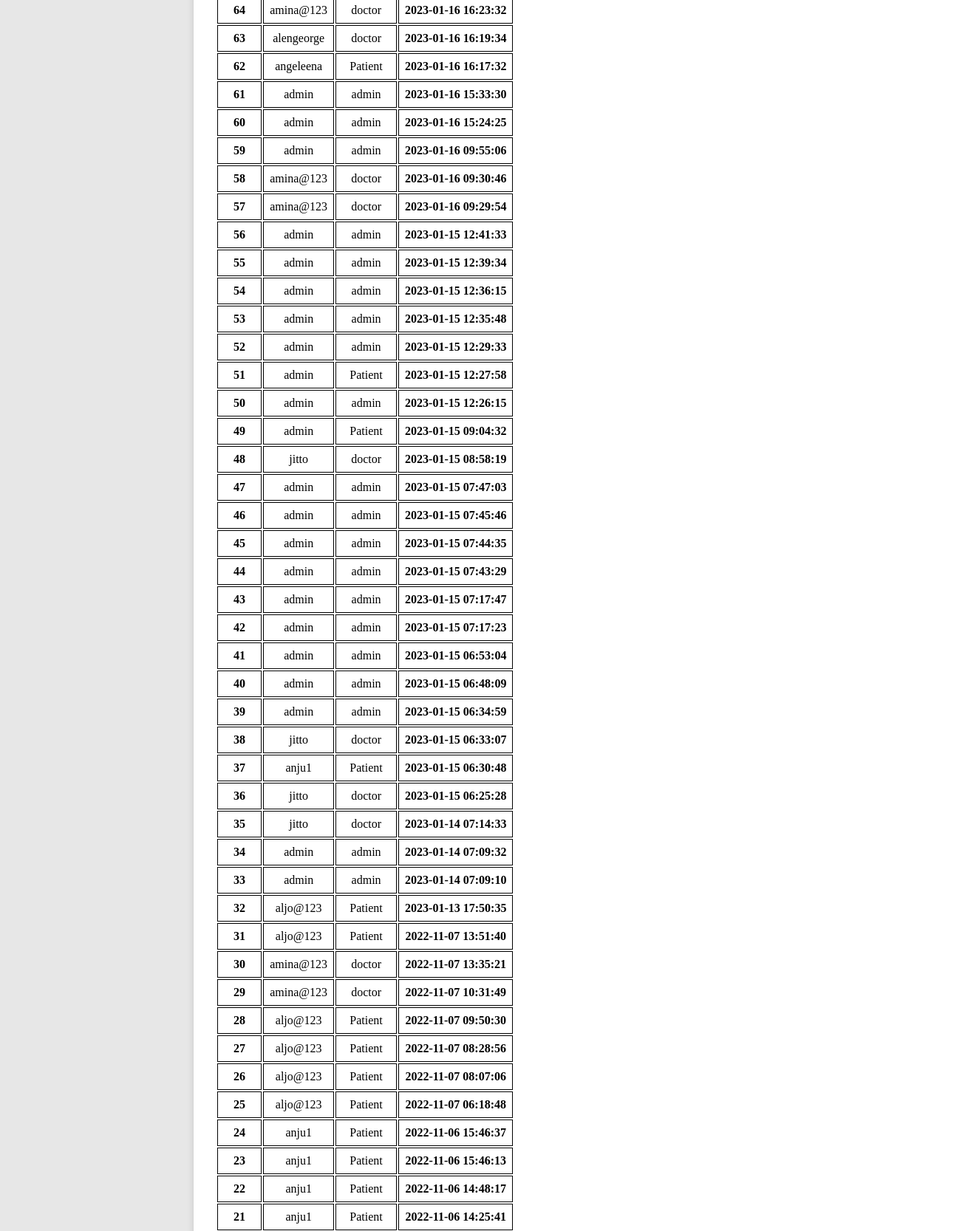
The page /admin/access_log.php (upper part) on the database its author committed.
### tables this page shows
CREATE TABLE `access_tab` (
  `id` int(100) NOT NULL,
  `username` varchar(255) NOT NULL,
  `user_type` varchar(255) NOT NULL,
  `time` timestamp NOT NULL DEFAULT current_timestamp()
);

### admin/access_log.php (the view, shortened to what this page needs)
<?php session_start();
include "../inc/connection.php";
$sql = "SELECT * FROM `access_tab` ORDER BY `time` desc";
$result = mysqli_query($conn,$sql);
?>
<!DOCTYPE html>
<html lang="en">
<head>
    <link rel="stylesheet" href="../css/tabstyle.css">
</head>
<body>
<div class = "content">
    <div class="table">
    <table  id="myTable">
<?php
while($rows = mysqli_fetch_assoc($result))
{
?>
    <tr>
       <th><?php echo $rows['id'];?></th>
       <td><?php echo $rows['username'];?></td>
       <td><?php echo $rows['user_type'];?></td>
       <th><?php echo $rows['time'];?></th>
    </tr>
    <?php
}
?>
    </table>
</div>
</div>
</body>
</html>

### css/tabstyle.css (style rules this page uses)
.content { margin-top: -60%; margin-left: 20%; max-width: 1000px; width: 100%; background-color: #fff; padding: 25px 30px; border-radius: 5px; box-shadow: 0 5px 10px rgba(0,0,0,0.15); }

### admin/access_log.php (style rules this page uses)
.content { margin-top: -110%; }

### inc/side.php (style rules this page uses)
body { background-color: #E7E7E7; margin: 0; }

### rows shown on the page
access_tab: id "64", username "amina@123", user_type "doctor", time "2023-01-16 16:23:32"
access_tab: id "63", username "alengeorge", user_type "doctor", time "2023-01-16 16:19:34"
access_tab: id "62", username "angeleena", user_type "Patient", time "2023-01-16 16:17:32"
access_tab: id "61", username "admin", user_type "admin", time "2023-01-16 15:33:30"
access_tab: id "60", username "admin", user_type "admin", time "2023-01-16 15:24:25"
access_tab: id "59", username "admin", user_type "admin", time "2023-01-16 09:55:06"
access_tab: id "58", username "amina@123", user_type "doctor", time "2023-01-16 09:30:46"
access_tab: id "57", username "amina@123", user_type "doctor", time "2023-01-16 09:29:54"
access_tab: id "56", username "admin", user_type "admin", time "2023-01-15 12:41:33"
access_tab: id "55", username "admin", user_type "admin", time "2023-01-15 12:39:34"
access_tab: id "54", username "admin", user_type "admin", time "2023-01-15 12:36:15"
access_tab: id "53", username "admin", user_type "admin", time "2023-01-15 12:35:48"
access_tab: id "52", username "admin", user_type "admin", time "2023-01-15 12:29:33"
access_tab: id "51", username "admin", user_type "Patient", time "2023-01-15 12:27:58"
access_tab: id "50", username "admin", user_type "admin", time "2023-01-15 12:26:15"
access_tab: id "49", username "admin", user_type "Patient", time "2023-01-15 09:04:32"
access_tab: id "48", username "jitto", user_type "doctor", time "2023-01-15 08:58:19"
access_tab: id "47", username "admin", user_type "admin", time "2023-01-15 07:47:03"
access_tab: id "46", username "admin", user_type "admin", time "2023-01-15 07:45:46"
access_tab: id "45", username "admin", user_type "admin", time "2023-01-15 07:44:35"
access_tab: id "44", username "admin", user_type "admin", time "2023-01-15 07:43:29"
access_tab: id "43", username "admin", user_type "admin", time "2023-01-15 07:17:47"
access_tab: id "42", username "admin", user_type "admin", time "2023-01-15 07:17:23"
access_tab: id "41", username "admin", user_type "admin", time "2023-01-15 06:53:04"
access_tab: id "40", username "admin", user_type "admin", time "2023-01-15 06:48:09"
access_tab: id "39", username "admin", user_type "admin", time "2023-01-15 06:34:59"
access_tab: id "38", username "jitto", user_type "doctor", time "2023-01-15 06:33:07"
access_tab: id "37", username "anju1", user_type "Patient", time "2023-01-15 06:30:48"
access_tab: id "36", username "jitto", user_type "doctor", time "2023-01-15 06:25:28"
access_tab: id "35", username "jitto", user_type "doctor", time "2023-01-14 07:14:33"
access_tab: id "34", username "admin", user_type "admin", time "2023-01-14 07:09:32"
access_tab: id "33", username "admin", user_type "admin", time "2023-01-14 07:09:10"
access_tab: id "32", username "aljo@123", user_type "Patient", time "2023-01-13 17:50:35"
access_tab: id "31", username "aljo@123", user_type "Patient", time "2022-11-07 13:51:40"
access_tab: id "30", username "amina@123", user_type "doctor", time "2022-11-07 13:35:21"
access_tab: id "29", username "amina@123", user_type "doctor", time "2022-11-07 10:31:49"
access_tab: id "28", username "aljo@123", user_type "Patient", time "2022-11-07 09:50:30"
access_tab: id "27", username "aljo@123", user_type "Patient", time "2022-11-07 08:28:56"
access_tab: id "26", username "aljo@123", user_type "Patient", time "2022-11-07 08:07:06"
access_tab: id "25", username "aljo@123", user_type "Patient", time "2022-11-07 06:18:48"
access_tab: id "24", username "anju1", user_type "Patient", time "2022-11-06 15:46:37"
access_tab: id "23", username "anju1", user_type "Patient", time "2022-11-06 15:46:13"
access_tab: id "22", username "anju1", user_type "Patient", time "2022-11-06 14:48:17"
access_tab: id "21", username "anju1", user_type "Patient", time "2022-11-06 14:25:41"
